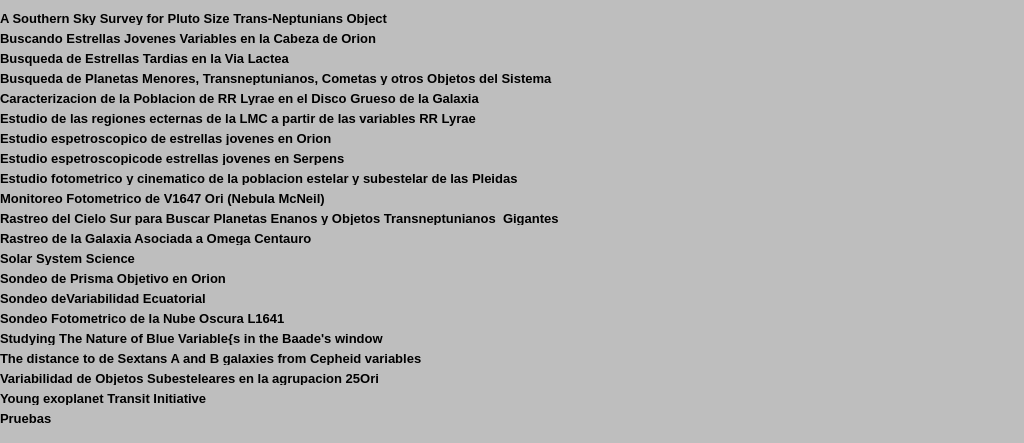
<?xml version="1.0" encoding="UTF-8"?>
<ui version="4.0">
 <class>NombreProyectoWidget</class>
 <widget class="QWidget" name="NombreProyectoWidget">
  <property name="geometry">
   <rect>
    <x>0</x>
    <y>0</y>
    <width>1024</width>
    <height>443</height>
   </rect>
  </property>
  <property name="minimumSize">
   <size>
    <width>1024</width>
    <height>424</height>
   </size>
  </property>
  <property name="maximumSize">
   <size>
    <width>1024</width>
    <height>490</height>
   </size>
  </property>
  <property name="windowTitle">
   <string>Form</string>
  </property>
  <property name="styleSheet">
   <string notr="true">background-color: rgb(190, 190, 190);</string>
  </property>
  <widget class="QPushButton" name="pushButton4">
   <property name="geometry">
    <rect>
     <x>0</x>
     <y>65</y>
     <width>1024</width>
     <height>26</height>
    </rect>
   </property>
   <property name="minimumSize">
    <size>
     <width>160</width>
     <height>0</height>
    </size>
   </property>
   <property name="styleSheet">
    <string notr="true"> QPushButton{
     border-style: inset;
     border-width: 0px;
     border-radius: 0px;
     border-color: beige;
	 border-color: rgb(217, 217, 217);
     font: bold 13px;
     min-width: 10em;
     text-align:left;
 }

QPushButton:hover{
	 background-color: rgb(224, 0, 0);
     border-style: inset;
}

QPushButton:pressed {
     background-color:blue;
     border-style: inset;
 }

</string>
   </property>
   <property name="text">
    <string>Busqueda de Planetas Menores, Transneptunianos, Cometas y otros Objetos del Sistema</string>
   </property>
  </widget>
  <widget class="QPushButton" name="pushButton5">
   <property name="geometry">
    <rect>
     <x>0</x>
     <y>85</y>
     <width>1024</width>
     <height>26</height>
    </rect>
   </property>
   <property name="minimumSize">
    <size>
     <width>160</width>
     <height>0</height>
    </size>
   </property>
   <property name="styleSheet">
    <string notr="true"> QPushButton{
     border-style: inset;
     border-width: 0px;
     border-radius: 0px;
     border-color: beige;
	 border-color: rgb(217, 217, 217);
     font: bold 13px;
     min-width: 10em;
     text-align:left;
 }

QPushButton:hover{
	 background-color: rgb(224, 0, 0);
     border-style: inset;
}

QPushButton:pressed {
     background-color:blue;
     border-style: inset;
 }

</string>
   </property>
   <property name="text">
    <string>Caracterizacion de la Poblacion de RR Lyrae en el Disco Grueso de la Galaxia</string>
   </property>
  </widget>
  <widget class="QPushButton" name="pushButton7">
   <property name="geometry">
    <rect>
     <x>0</x>
     <y>125</y>
     <width>1024</width>
     <height>26</height>
    </rect>
   </property>
   <property name="minimumSize">
    <size>
     <width>160</width>
     <height>0</height>
    </size>
   </property>
   <property name="styleSheet">
    <string notr="true"> QPushButton{
     border-style: inset;
     border-width: 0px;
     border-radius: 0px;
     border-color: beige;
	 border-color: rgb(217, 217, 217);
     font: bold 13px;
     min-width: 10em;
     text-align:left;
 }

QPushButton:hover{
	 background-color: rgb(224, 0, 0);
     border-style: inset;
}

QPushButton:pressed {
     background-color:blue;
     border-style: inset;
 }

</string>
   </property>
   <property name="text">
    <string>Estudio espetroscopico de estrellas jovenes en Orion</string>
   </property>
  </widget>
  <widget class="QPushButton" name="pushButton6">
   <property name="geometry">
    <rect>
     <x>0</x>
     <y>105</y>
     <width>1024</width>
     <height>26</height>
    </rect>
   </property>
   <property name="minimumSize">
    <size>
     <width>160</width>
     <height>0</height>
    </size>
   </property>
   <property name="styleSheet">
    <string notr="true"> QPushButton{
     border-style: inset;
     border-width: 0px;
     border-radius: 0px;
     border-color: beige;
	 border-color: rgb(217, 217, 217);
     font: bold 13px;
     min-width: 10em;
     text-align:left;
 }

QPushButton:hover{
	 background-color: rgb(224, 0, 0);
     border-style: inset;
}

QPushButton:pressed {
     background-color:blue;
     border-style: inset;
 }

</string>
   </property>
   <property name="text">
    <string>Estudio de las regiones ecternas de la LMC a partir de las variables RR Lyrae</string>
   </property>
  </widget>
  <widget class="QPushButton" name="pushButton8">
   <property name="geometry">
    <rect>
     <x>0</x>
     <y>145</y>
     <width>1024</width>
     <height>26</height>
    </rect>
   </property>
   <property name="minimumSize">
    <size>
     <width>160</width>
     <height>0</height>
    </size>
   </property>
   <property name="styleSheet">
    <string notr="true"> QPushButton{
     border-style: inset;
     border-width: 0px;
     border-radius: 0px;
     border-color: beige;
	 border-color: rgb(217, 217, 217);
     font: bold 13px;
     min-width: 10em;
     text-align:left;
 }

QPushButton:hover{
	 background-color: rgb(224, 0, 0);
     border-style: inset;
}

QPushButton:pressed {
     background-color:blue;
     border-style: inset;
 }

</string>
   </property>
   <property name="text">
    <string>Estudio espetroscopicode estrellas jovenes en Serpens</string>
   </property>
  </widget>
  <widget class="QPushButton" name="pushButton3">
   <property name="geometry">
    <rect>
     <x>0</x>
     <y>45</y>
     <width>1024</width>
     <height>26</height>
    </rect>
   </property>
   <property name="minimumSize">
    <size>
     <width>160</width>
     <height>0</height>
    </size>
   </property>
   <property name="styleSheet">
    <string notr="true"> QPushButton{
     border-style: inset;
     border-width: 0px;
     border-radius: 0px;
     border-color: beige;
	 border-color: rgb(217, 217, 217);
     font: bold 13px;
     min-width: 10em;
     text-align:left;
 }

QPushButton:hover{
	 background-color: rgb(224, 0, 0);
     border-style: inset;
}

QPushButton:pressed {
     background-color:blue;
     border-style: inset;
 }

</string>
   </property>
   <property name="text">
    <string>Busqueda de Estrellas Tardias en la Via Lactea</string>
   </property>
  </widget>
  <widget class="QPushButton" name="pushButton11">
   <property name="geometry">
    <rect>
     <x>0</x>
     <y>205</y>
     <width>1024</width>
     <height>26</height>
    </rect>
   </property>
   <property name="minimumSize">
    <size>
     <width>160</width>
     <height>0</height>
    </size>
   </property>
   <property name="styleSheet">
    <string notr="true"> QPushButton{
     border-style: inset;
     border-width: 0px;
     border-radius: 0px;
     border-color: beige;
	 border-color: rgb(217, 217, 217);
     font: bold 13px;
     min-width: 10em;
     text-align:left;
 }

QPushButton:hover{
	 background-color: rgb(224, 0, 0);
     border-style: inset;
}

QPushButton:pressed {
     background-color:blue;
     border-style: inset;
 }

</string>
   </property>
   <property name="text">
    <string>Rastreo del Cielo Sur para Buscar Planetas Enanos y Objetos Transneptunianos  Gigantes</string>
   </property>
  </widget>
  <widget class="QPushButton" name="pushButton1">
   <property name="geometry">
    <rect>
     <x>0</x>
     <y>5</y>
     <width>1024</width>
     <height>26</height>
    </rect>
   </property>
   <property name="minimumSize">
    <size>
     <width>160</width>
     <height>0</height>
    </size>
   </property>
   <property name="styleSheet">
    <string notr="true"> QPushButton{
     border-style: inset;
     border-width: 0px;
     border-radius: 0px;
     border-color: beige;
	 border-color: rgb(217, 217, 217);
     font: bold 13px;
     min-width: 10em;
     text-align:left;
 }

QPushButton:hover{
	 background-color: rgb(224, 0, 0);
     border-style: inset;
}

QPushButton:pressed {
     background-color:blue;
     border-style: inset;
 }

</string>
   </property>
   <property name="text">
    <string>A Southern Sky Survey for Pluto Size Trans-Neptunians Object</string>
   </property>
  </widget>
  <widget class="QPushButton" name="pushButton2">
   <property name="geometry">
    <rect>
     <x>0</x>
     <y>25</y>
     <width>1024</width>
     <height>26</height>
    </rect>
   </property>
   <property name="minimumSize">
    <size>
     <width>160</width>
     <height>0</height>
    </size>
   </property>
   <property name="styleSheet">
    <string notr="true"> QPushButton{
     border-style: inset;
     border-width: 0px;
     border-radius: 0px;
     border-color: beige;
	 border-color: rgb(217, 217, 217);
     font: bold 13px;
     min-width: 10em;
     text-align:left;
 }

QPushButton:hover{
	 background-color: rgb(224, 0, 0);
     border-style: inset;
}

QPushButton:pressed {
     background-color:blue;
     border-style: inset;
 }

</string>
   </property>
   <property name="text">
    <string>Buscando Estrellas Jovenes Variables en la Cabeza de Orion</string>
   </property>
  </widget>
  <widget class="QPushButton" name="pushButton9">
   <property name="geometry">
    <rect>
     <x>0</x>
     <y>165</y>
     <width>1024</width>
     <height>26</height>
    </rect>
   </property>
   <property name="minimumSize">
    <size>
     <width>160</width>
     <height>0</height>
    </size>
   </property>
   <property name="styleSheet">
    <string notr="true"> QPushButton{
     border-style: inset;
     border-width: 0px;
     border-radius: 0px;
     border-color: beige;
	 border-color: rgb(217, 217, 217);
     font: bold 13px;
     min-width: 10em;
     text-align:left;
 }

QPushButton:hover{
	 background-color: rgb(224, 0, 0);
     border-style: inset;
}

QPushButton:pressed {
     background-color:blue;
     border-style: inset;
 }

</string>
   </property>
   <property name="text">
    <string>Estudio fotometrico y cinematico de la poblacion estelar y subestelar de las Pleidas</string>
   </property>
  </widget>
  <widget class="QPushButton" name="pushButton10">
   <property name="geometry">
    <rect>
     <x>0</x>
     <y>185</y>
     <width>1024</width>
     <height>26</height>
    </rect>
   </property>
   <property name="minimumSize">
    <size>
     <width>160</width>
     <height>0</height>
    </size>
   </property>
   <property name="styleSheet">
    <string notr="true"> QPushButton{
     border-style: inset;
     border-width: 0px;
     border-radius: 0px;
     border-color: beige;
	 border-color: rgb(217, 217, 217);
     font: bold 13px;
     min-width: 10em;
     text-align:left;
 }

QPushButton:hover{
	 background-color: rgb(224, 0, 0);
     border-style: inset;
}

QPushButton:pressed {
     background-color:blue;
     border-style: inset;
 }

</string>
   </property>
   <property name="text">
    <string>Monitoreo Fotometrico de V1647 Ori (Nebula McNeil)</string>
   </property>
  </widget>
  <widget class="QPushButton" name="pushButton12">
   <property name="geometry">
    <rect>
     <x>0</x>
     <y>225</y>
     <width>1024</width>
     <height>26</height>
    </rect>
   </property>
   <property name="minimumSize">
    <size>
     <width>160</width>
     <height>0</height>
    </size>
   </property>
   <property name="styleSheet">
    <string notr="true"> QPushButton{
     border-style: inset;
     border-width: 0px;
     border-radius: 0px;
     border-color: beige;
	 border-color: rgb(217, 217, 217);
     font: bold 13px;
     min-width: 10em;
     text-align:left;
 }

QPushButton:hover{
	 background-color: rgb(224, 0, 0);
     border-style: inset;
}

QPushButton:pressed {
     background-color:blue;
     border-style: inset;
 }

</string>
   </property>
   <property name="text">
    <string>Rastreo de la Galaxia Asociada a Omega Centauro</string>
   </property>
  </widget>
  <widget class="QPushButton" name="pushButton13">
   <property name="geometry">
    <rect>
     <x>0</x>
     <y>245</y>
     <width>1024</width>
     <height>26</height>
    </rect>
   </property>
   <property name="minimumSize">
    <size>
     <width>160</width>
     <height>0</height>
    </size>
   </property>
   <property name="styleSheet">
    <string notr="true"> QPushButton{
     border-style: inset;
     border-width: 0px;
     border-radius: 0px;
     border-color: beige;
	 border-color: rgb(217, 217, 217);
     font: bold 13px;
     min-width: 10em;
     text-align:left;
 }

QPushButton:hover{
	 background-color: rgb(224, 0, 0);
     border-style: inset;
}

QPushButton:pressed {
     background-color:blue;
     border-style: inset;
 }

</string>
   </property>
   <property name="text">
    <string>Solar System Science</string>
   </property>
  </widget>
  <widget class="QPushButton" name="pushButton14">
   <property name="geometry">
    <rect>
     <x>0</x>
     <y>265</y>
     <width>1024</width>
     <height>26</height>
    </rect>
   </property>
   <property name="minimumSize">
    <size>
     <width>160</width>
     <height>0</height>
    </size>
   </property>
   <property name="styleSheet">
    <string notr="true"> QPushButton{
     border-style: inset;
     border-width: 0px;
     border-radius: 0px;
     border-color: beige;
	 border-color: rgb(217, 217, 217);
     font: bold 13px;
     min-width: 10em;
     text-align:left;
 }

QPushButton:hover{
	 background-color: rgb(224, 0, 0);
     border-style: inset;
}

QPushButton:pressed {
     background-color:blue;
     border-style: inset;
 }

</string>
   </property>
   <property name="text">
    <string>Sondeo de Prisma Objetivo en Orion</string>
   </property>
  </widget>
  <widget class="QPushButton" name="pushButton15">
   <property name="geometry">
    <rect>
     <x>0</x>
     <y>285</y>
     <width>1024</width>
     <height>26</height>
    </rect>
   </property>
   <property name="minimumSize">
    <size>
     <width>160</width>
     <height>0</height>
    </size>
   </property>
   <property name="styleSheet">
    <string notr="true"> QPushButton{
     border-style: inset;
     border-width: 0px;
     border-radius: 0px;
     border-color: beige;
	 border-color: rgb(217, 217, 217);
     font: bold 13px;
     min-width: 10em;
     text-align:left;
 }

QPushButton:hover{
	 background-color: rgb(224, 0, 0);
     border-style: inset;
}

QPushButton:pressed {
     background-color:blue;
     border-style: inset;
 }

</string>
   </property>
   <property name="text">
    <string>Sondeo deVariabilidad Ecuatorial</string>
   </property>
  </widget>
  <widget class="QPushButton" name="pushButton16">
   <property name="geometry">
    <rect>
     <x>0</x>
     <y>305</y>
     <width>1024</width>
     <height>26</height>
    </rect>
   </property>
   <property name="minimumSize">
    <size>
     <width>160</width>
     <height>0</height>
    </size>
   </property>
   <property name="styleSheet">
    <string notr="true"> QPushButton{
     border-style: inset;
     border-width: 0px;
     border-radius: 0px;
     border-color: beige;
	 border-color: rgb(217, 217, 217);
     font: bold 13px;
     min-width: 10em;
     text-align:left;
 }

QPushButton:hover{
	 background-color: rgb(224, 0, 0);
     border-style: inset;
}

QPushButton:pressed {
     background-color:blue;
     border-style: inset;
 }

</string>
   </property>
   <property name="text">
    <string>Sondeo Fotometrico de la Nube Oscura L1641</string>
   </property>
  </widget>
  <widget class="QPushButton" name="pushButton17">
   <property name="geometry">
    <rect>
     <x>0</x>
     <y>325</y>
     <width>1024</width>
     <height>26</height>
    </rect>
   </property>
   <property name="minimumSize">
    <size>
     <width>160</width>
     <height>0</height>
    </size>
   </property>
   <property name="styleSheet">
    <string notr="true"> QPushButton{
     border-style: inset;
     border-width: 0px;
     border-radius: 0px;
     border-color: beige;
	 border-color: rgb(217, 217, 217);
     font: bold 13px;
     min-width: 10em;
     text-align:left;
 }

QPushButton:hover{
	 background-color: rgb(224, 0, 0);
     border-style: inset;
}

QPushButton:pressed {
     background-color:blue;
     border-style: inset;
 }

</string>
   </property>
   <property name="text">
    <string>Studying The Nature of Blue Variable{s in the Baade's window</string>
   </property>
  </widget>
  <widget class="QPushButton" name="pushButton18">
   <property name="geometry">
    <rect>
     <x>0</x>
     <y>345</y>
     <width>1024</width>
     <height>26</height>
    </rect>
   </property>
   <property name="minimumSize">
    <size>
     <width>160</width>
     <height>0</height>
    </size>
   </property>
   <property name="styleSheet">
    <string notr="true"> QPushButton{
     border-style: inset;
     border-width: 0px;
     border-radius: 0px;
     border-color: beige;
	 border-color: rgb(217, 217, 217);
     font: bold 13px;
     min-width: 10em;
     text-align:left;
 }

QPushButton:hover{
	 background-color: rgb(224, 0, 0);
     border-style: inset;
}

QPushButton:pressed {
     background-color:blue;
     border-style: inset;
 }

</string>
   </property>
   <property name="text">
    <string>The distance to de Sextans A and B galaxies from Cepheid variables</string>
   </property>
  </widget>
  <widget class="QPushButton" name="pushButton19">
   <property name="geometry">
    <rect>
     <x>0</x>
     <y>365</y>
     <width>1024</width>
     <height>26</height>
    </rect>
   </property>
   <property name="minimumSize">
    <size>
     <width>160</width>
     <height>0</height>
    </size>
   </property>
   <property name="styleSheet">
    <string notr="true"> QPushButton{
     border-style: inset;
     border-width: 0px;
     border-radius: 0px;
     border-color: beige;
	 border-color: rgb(217, 217, 217);
     font: bold 13px;
     min-width: 10em;
     text-align:left;
 }

QPushButton:hover{
	 background-color: rgb(224, 0, 0);
     border-style: inset;
}

QPushButton:pressed {
     background-color:blue;
     border-style: inset;
 }

</string>
   </property>
   <property name="text">
    <string>Variabilidad de Objetos Subesteleares en la agrupacion 25Ori</string>
   </property>
  </widget>
  <widget class="QPushButton" name="pushButton20">
   <property name="geometry">
    <rect>
     <x>0</x>
     <y>385</y>
     <width>1024</width>
     <height>26</height>
    </rect>
   </property>
   <property name="minimumSize">
    <size>
     <width>160</width>
     <height>0</height>
    </size>
   </property>
   <property name="styleSheet">
    <string notr="true"> QPushButton{
     border-style: inset;
     border-width: 0px;
     border-radius: 0px;
     border-color: beige;
	 border-color: rgb(217, 217, 217);
     font: bold 13px;
     min-width: 10em;
     text-align:left;
 }

QPushButton:hover{
	 background-color: rgb(224, 0, 0);
     border-style: inset;
}

QPushButton:pressed {
     background-color:blue;
     border-style: inset;
 }

</string>
   </property>
   <property name="text">
    <string>Young exoplanet Transit Initiative</string>
   </property>
  </widget>
  <widget class="QPushButton" name="pushButton21">
   <property name="geometry">
    <rect>
     <x>0</x>
     <y>405</y>
     <width>1024</width>
     <height>26</height>
    </rect>
   </property>
   <property name="minimumSize">
    <size>
     <width>160</width>
     <height>0</height>
    </size>
   </property>
   <property name="layoutDirection">
    <enum>Qt::LeftToRight</enum>
   </property>
   <property name="styleSheet">
    <string notr="true"> QPushButton{
     border-style: inset;
     border-width: 0px;
     border-radius: 0px;
     border-color: beige;
	 border-color: rgb(217, 217, 217);
     font: bold 13px;
     min-width: 10em;
     text-align:left;
 }

QPushButton:hover{
	 background-color: rgb(224, 0, 0);
     border-style: inset;
}

QPushButton:pressed {
     background-color:blue;
     border-style: inset;
 }

</string>
   </property>
   <property name="text">
    <string>Pruebas</string>
   </property>
  </widget>
 </widget>
 <resources/>
 <connections/>
</ui>
